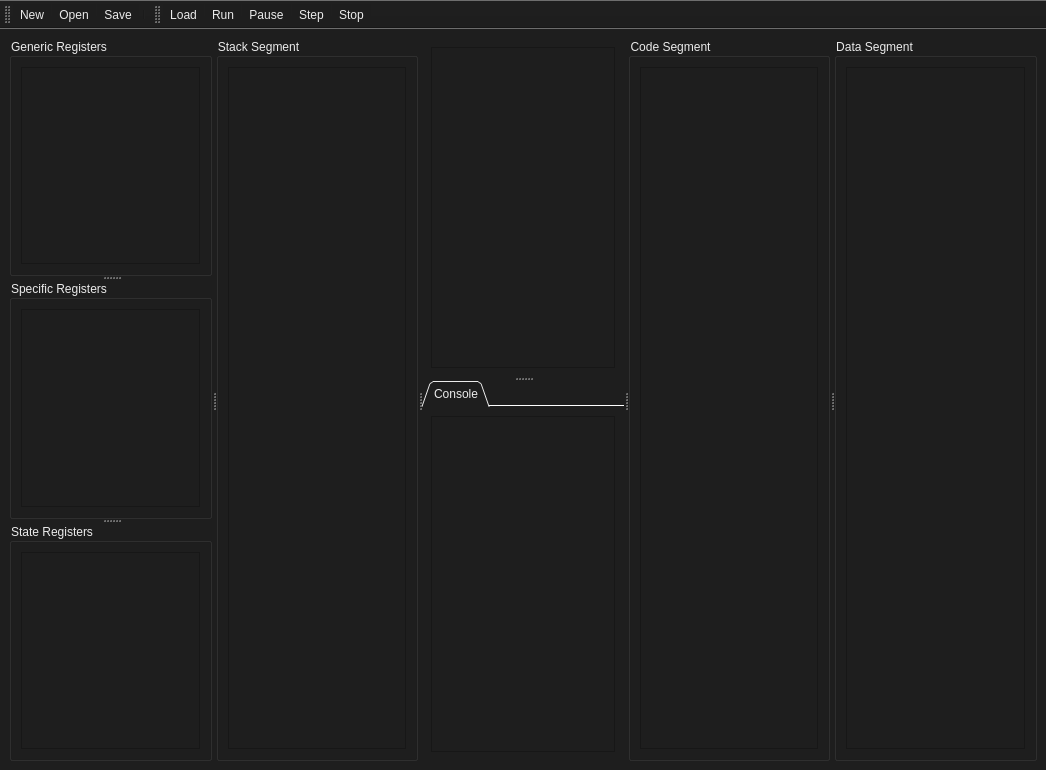
<?xml version="1.0" encoding="UTF-8"?>
<ui version="4.0">
 <class>MainWindow</class>
 <widget class="QMainWindow" name="MainWindow">
  <property name="enabled">
   <bool>true</bool>
  </property>
  <property name="geometry">
   <rect>
    <x>0</x>
    <y>0</y>
    <width>1046</width>
    <height>770</height>
   </rect>
  </property>
  <property name="sizePolicy">
   <sizepolicy hsizetype="Expanding" vsizetype="Expanding">
    <horstretch>0</horstretch>
    <verstretch>0</verstretch>
   </sizepolicy>
  </property>
  <property name="baseSize">
   <size>
    <width>1400</width>
    <height>400</height>
   </size>
  </property>
  <property name="windowTitle">
   <string>pymu86</string>
  </property>
  <property name="windowIcon">
   <iconset>
    <normaloff>logo.png</normaloff>logo.png</iconset>
  </property>
  <property name="styleSheet">
   <string notr="true">background-color: rgb(30, 30, 30);
alternate-background-color: rgb(59, 59, 59);</string>
  </property>
  <property name="documentMode">
   <bool>false</bool>
  </property>
  <widget class="QWidget" name="mainwidget">
   <property name="styleSheet">
    <string notr="true">background-color: rgb(30, 30, 30);
color: rgb(221, 221, 221)</string>
   </property>
   <layout class="QGridLayout" name="gridLayout_2">
    <item row="0" column="0">
     <widget class="QSplitter" name="mainsplitter">
      <property name="orientation">
       <enum>Qt::Horizontal</enum>
      </property>
      <widget class="QWidget" name="leftwidget" native="true">
       <property name="autoFillBackground">
        <bool>false</bool>
       </property>
       <property name="styleSheet">
        <string notr="true">background-color: rgb(30, 30, 30);
font: 75 9pt &quot;Arial&quot;;
alternate-background-color: rgb(45, 45, 45);
color: rgb(235, 235, 235);</string>
       </property>
       <layout class="QGridLayout" name="gridLayout_11">
        <item row="0" column="0">
         <widget class="QSplitter" name="leftsplitter">
          <property name="sizePolicy">
           <sizepolicy hsizetype="Preferred" vsizetype="Expanding">
            <horstretch>0</horstretch>
            <verstretch>0</verstretch>
           </sizepolicy>
          </property>
          <property name="autoFillBackground">
           <bool>false</bool>
          </property>
          <property name="styleSheet">
           <string notr="true">background-color: rgb(30, 30, 30);
font: 75 9pt &quot;Arial&quot;;
alternate-background-color: rgb(45, 45, 45);
color: rgb(235, 235, 235);</string>
          </property>
          <property name="orientation">
           <enum>Qt::Vertical</enum>
          </property>
          <property name="childrenCollapsible">
           <bool>false</bool>
          </property>
          <widget class="QGroupBox" name="grpGenRegs">
           <property name="autoFillBackground">
            <bool>false</bool>
           </property>
           <property name="styleSheet">
            <string notr="true">background-color: rgb(30, 30, 30);
font: 75 9pt &quot;Arial&quot;;
alternate-background-color: rgb(45, 45, 45);
color: rgb(235, 235, 235);</string>
           </property>
           <property name="title">
            <string>Generic Registers</string>
           </property>
           <layout class="QVBoxLayout" name="verticalLayout">
            <item>
             <widget class="QTreeView" name="treeGenericRegs">
              <property name="autoFillBackground">
               <bool>true</bool>
              </property>
              <property name="styleSheet">
               <string notr="true">background-color: rgb(30, 30, 30);
alternate-background-color: rgb(45, 45, 45);
color: rgb(235, 235, 235);
font: 75 10pt &quot;Hack NF&quot;;</string>
              </property>
              <property name="midLineWidth">
               <number>0</number>
              </property>
              <property name="sizeAdjustPolicy">
               <enum>QAbstractScrollArea::AdjustIgnored</enum>
              </property>
              <property name="alternatingRowColors">
               <bool>true</bool>
              </property>
              <attribute name="headerVisible">
               <bool>false</bool>
              </attribute>
             </widget>
            </item>
           </layout>
          </widget>
          <widget class="QGroupBox" name="grpSpecRegs">
           <property name="autoFillBackground">
            <bool>false</bool>
           </property>
           <property name="styleSheet">
            <string notr="true">background-color: rgb(30, 30, 30);
font: 75 9pt &quot;Arial&quot;;
alternate-background-color: rgb(45, 45, 45);
color: rgb(235, 235, 235);</string>
           </property>
           <property name="title">
            <string>Specific Registers</string>
           </property>
           <layout class="QVBoxLayout" name="verticalLayout_2">
            <item>
             <widget class="QTreeView" name="treeSpecificRegs">
              <property name="autoFillBackground">
               <bool>true</bool>
              </property>
              <property name="styleSheet">
               <string notr="true">background-color: rgb(30, 30, 30);
alternate-background-color: rgb(45, 45, 45);
color: rgb(235, 235, 235);
font: 75 10pt &quot;Hack NF&quot;;</string>
              </property>
              <property name="midLineWidth">
               <number>0</number>
              </property>
              <property name="sizeAdjustPolicy">
               <enum>QAbstractScrollArea::AdjustIgnored</enum>
              </property>
              <property name="alternatingRowColors">
               <bool>true</bool>
              </property>
              <attribute name="headerVisible">
               <bool>false</bool>
              </attribute>
             </widget>
            </item>
           </layout>
          </widget>
          <widget class="QGroupBox" name="grpStateRegs">
           <property name="autoFillBackground">
            <bool>false</bool>
           </property>
           <property name="styleSheet">
            <string notr="true">background-color: rgb(30, 30, 30);
font: 75 9pt &quot;Arial&quot;;
alternate-background-color: rgb(45, 45, 45);
color: rgb(235, 235, 235);</string>
           </property>
           <property name="title">
            <string>State Registers</string>
           </property>
           <layout class="QVBoxLayout" name="verticalLayout_3">
            <item>
             <widget class="QTreeView" name="treeStateRegs">
              <property name="autoFillBackground">
               <bool>true</bool>
              </property>
              <property name="styleSheet">
               <string notr="true">background-color: rgb(30, 30, 30);
alternate-background-color: rgb(45, 45, 45);
color: rgb(235, 235, 235);
font: 75 10pt &quot;Hack NF&quot;;</string>
              </property>
              <property name="midLineWidth">
               <number>0</number>
              </property>
              <property name="sizeAdjustPolicy">
               <enum>QAbstractScrollArea::AdjustIgnored</enum>
              </property>
              <property name="alternatingRowColors">
               <bool>true</bool>
              </property>
              <attribute name="headerVisible">
               <bool>false</bool>
              </attribute>
             </widget>
            </item>
           </layout>
          </widget>
         </widget>
        </item>
       </layout>
      </widget>
      <widget class="QWidget" name="leftwidget2" native="true">
       <property name="sizePolicy">
        <sizepolicy hsizetype="Expanding" vsizetype="Preferred">
         <horstretch>0</horstretch>
         <verstretch>0</verstretch>
        </sizepolicy>
       </property>
       <property name="autoFillBackground">
        <bool>false</bool>
       </property>
       <property name="styleSheet">
        <string notr="true">background-color: rgb(30, 30, 30);
font: 75 9pt &quot;Arial&quot;;
alternate-background-color: rgb(45, 45, 45);
color: rgb(235, 235, 235);</string>
       </property>
       <layout class="QGridLayout" name="gridLayout_10">
        <item row="0" column="0">
         <widget class="QGroupBox" name="grpMemory2">
          <property name="sizePolicy">
           <sizepolicy hsizetype="Expanding" vsizetype="Preferred">
            <horstretch>0</horstretch>
            <verstretch>0</verstretch>
           </sizepolicy>
          </property>
          <property name="autoFillBackground">
           <bool>false</bool>
          </property>
          <property name="styleSheet">
           <string notr="true">background-color: rgb(30, 30, 30);
font: 75 9pt &quot;Arial&quot;;
alternate-background-color: rgb(45, 45, 45);
color: rgb(235, 235, 235);</string>
          </property>
          <property name="title">
           <string>Stack Segment</string>
          </property>
          <layout class="QGridLayout" name="gridLayout_3">
           <item row="0" column="0">
            <widget class="QTreeView" name="treeMemory2">
             <property name="autoFillBackground">
              <bool>true</bool>
             </property>
             <property name="styleSheet">
              <string notr="true">background-color: rgb(30, 30, 30);
font: 9pt &quot;Hack NF&quot;;
alternate-background-color: rgb(45, 45, 45);
color: rgb(235, 235, 235);</string>
             </property>
             <property name="midLineWidth">
              <number>0</number>
             </property>
             <property name="alternatingRowColors">
              <bool>true</bool>
             </property>
             <property name="rootIsDecorated">
              <bool>false</bool>
             </property>
             <attribute name="headerVisible">
              <bool>false</bool>
             </attribute>
             <attribute name="headerHighlightSections">
              <bool>false</bool>
             </attribute>
            </widget>
           </item>
          </layout>
         </widget>
        </item>
       </layout>
      </widget>
      <widget class="QWidget" name="midwidget" native="true">
       <property name="enabled">
        <bool>true</bool>
       </property>
       <property name="sizePolicy">
        <sizepolicy hsizetype="Expanding" vsizetype="Preferred">
         <horstretch>0</horstretch>
         <verstretch>0</verstretch>
        </sizepolicy>
       </property>
       <property name="focusPolicy">
        <enum>Qt::TabFocus</enum>
       </property>
       <property name="autoFillBackground">
        <bool>false</bool>
       </property>
       <property name="styleSheet">
        <string notr="true">background-color: rgb(30, 30, 30);
font: 75 9pt &quot;Arial&quot;;
alternate-background-color: rgb(45, 45, 45);
color: rgb(235, 235, 235);</string>
       </property>
       <layout class="QGridLayout" name="gridLayout_8">
        <item row="0" column="0">
         <widget class="QSplitter" name="middlesplitter">
          <property name="autoFillBackground">
           <bool>false</bool>
          </property>
          <property name="styleSheet">
           <string notr="true">background-color: rgb(30, 30, 30);
font: 75 9pt &quot;Arial&quot;;
alternate-background-color: rgb(45, 45, 45);
color: rgb(235, 235, 235);</string>
          </property>
          <property name="orientation">
           <enum>Qt::Vertical</enum>
          </property>
          <property name="childrenCollapsible">
           <bool>false</bool>
          </property>
          <widget class="QTabWidget" name="mainTabWidget">
           <property name="enabled">
            <bool>true</bool>
           </property>
           <property name="focusPolicy">
            <enum>Qt::NoFocus</enum>
           </property>
           <property name="acceptDrops">
            <bool>false</bool>
           </property>
           <property name="toolTipDuration">
            <number>-1</number>
           </property>
           <property name="autoFillBackground">
            <bool>false</bool>
           </property>
           <property name="styleSheet">
            <string notr="true">background-color: rgb(30, 30, 30);
font: 75 9pt &quot;Arial&quot;;
alternate-background-color: rgb(45, 45, 45);
color: rgb(235, 235, 235);</string>
           </property>
           <property name="tabPosition">
            <enum>QTabWidget::North</enum>
           </property>
           <property name="tabShape">
            <enum>QTabWidget::Triangular</enum>
           </property>
           <property name="currentIndex">
            <number>0</number>
           </property>
           <property name="elideMode">
            <enum>Qt::ElideNone</enum>
           </property>
           <property name="usesScrollButtons">
            <bool>true</bool>
           </property>
           <property name="documentMode">
            <bool>true</bool>
           </property>
           <property name="tabsClosable">
            <bool>false</bool>
           </property>
           <property name="movable">
            <bool>false</bool>
           </property>
           <property name="tabBarAutoHide">
            <bool>true</bool>
           </property>
           <widget class="QWidget" name="tabPrg">
            <property name="styleSheet">
             <string notr="true">border-top-color: rgb(81, 81, 81);</string>
            </property>
            <attribute name="icon">
             <iconset theme="document-edit">
              <normaloff>.</normaloff>.</iconset>
            </attribute>
            <attribute name="title">
             <string>Program</string>
            </attribute>
            <attribute name="toolTip">
             <string>Assembly code</string>
            </attribute>
            <layout class="QGridLayout" name="gridLayout_5">
             <item row="0" column="0">
              <widget class="CodeEditor" name="asmEdit">
               <property name="sizePolicy">
                <sizepolicy hsizetype="Expanding" vsizetype="Expanding">
                 <horstretch>0</horstretch>
                 <verstretch>0</verstretch>
                </sizepolicy>
               </property>
               <property name="font">
                <font>
                 <family>Hack NF</family>
                 <pointsize>10</pointsize>
                 <weight>9</weight>
                 <italic>false</italic>
                 <bold>false</bold>
                </font>
               </property>
               <property name="autoFillBackground">
                <bool>true</bool>
               </property>
               <property name="styleSheet">
                <string notr="true">background-color: rgb(30, 30, 30);
alternate-background-color: rgb(45, 45, 45);
color: rgb(235, 235, 235);
font: 75 10pt &quot;Hack NF&quot;;</string>
               </property>
               <property name="sizeAdjustPolicy">
                <enum>QAbstractScrollArea::AdjustIgnored</enum>
               </property>
               <property name="backgroundVisible">
                <bool>true</bool>
               </property>
              </widget>
             </item>
            </layout>
           </widget>
          </widget>
          <widget class="QTabWidget" name="bottomTabWidget">
           <property name="enabled">
            <bool>true</bool>
           </property>
           <property name="autoFillBackground">
            <bool>false</bool>
           </property>
           <property name="styleSheet">
            <string notr="true">background-color: rgb(30, 30, 30);
font: 75 9pt &quot;Arial&quot;;
alternate-background-color: rgb(45, 45, 45);
color: rgb(235, 235, 235);</string>
           </property>
           <property name="tabShape">
            <enum>QTabWidget::Triangular</enum>
           </property>
           <property name="documentMode">
            <bool>true</bool>
           </property>
           <property name="tabsClosable">
            <bool>false</bool>
           </property>
           <property name="tabBarAutoHide">
            <bool>false</bool>
           </property>
           <widget class="QWidget" name="tabConsole">
            <attribute name="title">
             <string>Console</string>
            </attribute>
            <layout class="QGridLayout" name="gridLayout">
             <item row="0" column="0">
              <widget class="QPlainTextEdit" name="txtConsole">
               <property name="font">
                <font>
                 <family>Hack NF</family>
                 <pointsize>10</pointsize>
                 <weight>9</weight>
                 <italic>false</italic>
                 <bold>false</bold>
                </font>
               </property>
               <property name="autoFillBackground">
                <bool>true</bool>
               </property>
               <property name="styleSheet">
                <string notr="true">background-color: rgb(30, 30, 30);
alternate-background-color: rgb(45, 45, 45);
color: rgb(235, 235, 235);
font: 75 10pt &quot;Hack NF&quot;;</string>
               </property>
               <property name="locale">
                <locale language="Chinese" country="China"/>
               </property>
               <property name="frameShape">
                <enum>QFrame::StyledPanel</enum>
               </property>
               <property name="lineWrapMode">
                <enum>QPlainTextEdit::WidgetWidth</enum>
               </property>
               <property name="cursorWidth">
                <number>2</number>
               </property>
               <property name="textInteractionFlags">
                <set>Qt::TextSelectableByKeyboard|Qt::TextSelectableByMouse</set>
               </property>
               <property name="backgroundVisible">
                <bool>true</bool>
               </property>
              </widget>
             </item>
            </layout>
           </widget>
          </widget>
         </widget>
        </item>
       </layout>
      </widget>
      <widget class="QWidget" name="rightWidget" native="true">
       <property name="sizePolicy">
        <sizepolicy hsizetype="Expanding" vsizetype="Preferred">
         <horstretch>0</horstretch>
         <verstretch>0</verstretch>
        </sizepolicy>
       </property>
       <property name="autoFillBackground">
        <bool>false</bool>
       </property>
       <property name="styleSheet">
        <string notr="true">background-color: rgb(30, 30, 30);
font: 75 9pt &quot;Arial&quot;;
alternate-background-color: rgb(45, 45, 45);
color: rgb(235, 235, 235);</string>
       </property>
       <layout class="QGridLayout" name="gridLayout_17">
        <item row="0" column="0">
         <widget class="QGroupBox" name="grpMemory3_2">
          <property name="autoFillBackground">
           <bool>false</bool>
          </property>
          <property name="styleSheet">
           <string notr="true">background-color: rgb(30, 30, 30);
font: 75 9pt &quot;Arial&quot;;
alternate-background-color: rgb(45, 45, 45);
color: rgb(235, 235, 235);</string>
          </property>
          <property name="title">
           <string>Code Segment</string>
          </property>
          <layout class="QGridLayout" name="gridLayout_14">
           <item row="0" column="0">
            <widget class="QTreeView" name="treeMemory">
             <property name="autoFillBackground">
              <bool>true</bool>
             </property>
             <property name="styleSheet">
              <string notr="true">background-color: rgb(30, 30, 30);
font: 9pt &quot;Hack NF&quot;;
alternate-background-color: rgb(45, 45, 45);
color: rgb(235, 235, 235);</string>
             </property>
             <property name="frameShadow">
              <enum>QFrame::Sunken</enum>
             </property>
             <property name="midLineWidth">
              <number>0</number>
             </property>
             <property name="sizeAdjustPolicy">
              <enum>QAbstractScrollArea::AdjustIgnored</enum>
             </property>
             <property name="alternatingRowColors">
              <bool>true</bool>
             </property>
             <property name="rootIsDecorated">
              <bool>false</bool>
             </property>
             <attribute name="headerVisible">
              <bool>false</bool>
             </attribute>
            </widget>
           </item>
          </layout>
         </widget>
        </item>
       </layout>
      </widget>
      <widget class="QWidget" name="rightWidget2" native="true">
       <property name="sizePolicy">
        <sizepolicy hsizetype="Expanding" vsizetype="Preferred">
         <horstretch>0</horstretch>
         <verstretch>0</verstretch>
        </sizepolicy>
       </property>
       <property name="autoFillBackground">
        <bool>false</bool>
       </property>
       <property name="styleSheet">
        <string notr="true">background-color: rgb(30, 30, 30);
font: 75 9pt &quot;Arial&quot;;
alternate-background-color: rgb(45, 45, 45);
color: rgb(235, 235, 235);</string>
       </property>
       <layout class="QGridLayout" name="gridLayout_4">
        <item row="0" column="1">
         <widget class="QGroupBox" name="grpMemory3">
          <property name="autoFillBackground">
           <bool>false</bool>
          </property>
          <property name="styleSheet">
           <string notr="true">background-color: rgb(30, 30, 30);
font: 75 9pt &quot;Arial&quot;;
alternate-background-color: rgb(45, 45, 45);
color: rgb(235, 235, 235);</string>
          </property>
          <property name="title">
           <string>Data Segment</string>
          </property>
          <layout class="QGridLayout" name="gridLayout_12">
           <item row="0" column="0">
            <widget class="QTreeView" name="treeMemory3">
             <property name="autoFillBackground">
              <bool>true</bool>
             </property>
             <property name="styleSheet">
              <string notr="true">background-color: rgb(30, 30, 30);
font: 9pt &quot;Hack NF&quot;;
alternate-background-color: rgb(45, 45, 45);
color: rgb(235, 235, 235);</string>
             </property>
             <property name="frameShadow">
              <enum>QFrame::Sunken</enum>
             </property>
             <property name="midLineWidth">
              <number>0</number>
             </property>
             <property name="sizeAdjustPolicy">
              <enum>QAbstractScrollArea::AdjustIgnored</enum>
             </property>
             <property name="alternatingRowColors">
              <bool>true</bool>
             </property>
             <property name="rootIsDecorated">
              <bool>false</bool>
             </property>
             <attribute name="headerVisible">
              <bool>false</bool>
             </attribute>
            </widget>
           </item>
          </layout>
         </widget>
        </item>
       </layout>
      </widget>
     </widget>
    </item>
   </layout>
  </widget>
  <widget class="QMenuBar" name="menubar">
   <property name="geometry">
    <rect>
     <x>0</x>
     <y>0</y>
     <width>1046</width>
     <height>26</height>
    </rect>
   </property>
  </widget>
  <widget class="QToolBar" name="toolbarDefault">
   <property name="windowTitle">
    <string>Default bar</string>
   </property>
   <property name="styleSheet">
    <string notr="true">color: rgb(235, 235, 235);
font: 75 12pt &quot;Arial&quot;;</string>
   </property>
   <attribute name="toolBarArea">
    <enum>TopToolBarArea</enum>
   </attribute>
   <attribute name="toolBarBreak">
    <bool>false</bool>
   </attribute>
   <addaction name="actionNew"/>
   <addaction name="actionOpen"/>
   <addaction name="actionSave"/>
   <addaction name="separator"/>
  </widget>
  <widget class="QToolBar" name="toolbarRun">
   <property name="font">
    <font>
     <family>Arial</family>
     <pointsize>12</pointsize>
     <weight>9</weight>
     <italic>false</italic>
     <bold>false</bold>
    </font>
   </property>
   <property name="cursor">
    <cursorShape>ArrowCursor</cursorShape>
   </property>
   <property name="windowTitle">
    <string>Execute bar</string>
   </property>
   <property name="styleSheet">
    <string notr="true">color: rgb(235, 235, 235);
font: 75 12pt &quot;Arial&quot;;</string>
   </property>
   <property name="toolButtonStyle">
    <enum>Qt::ToolButtonTextBesideIcon</enum>
   </property>
   <attribute name="toolBarArea">
    <enum>TopToolBarArea</enum>
   </attribute>
   <attribute name="toolBarBreak">
    <bool>false</bool>
   </attribute>
   <addaction name="actionLoad"/>
   <addaction name="actionRun"/>
   <addaction name="actionPause"/>
   <addaction name="actionStep"/>
   <addaction name="actionMicrostep "/>
   <addaction name="actionStop"/>
  </widget>
  <action name="actionNew">
   <property name="enabled">
    <bool>true</bool>
   </property>
   <property name="icon">
    <iconset theme="document-new">
     <normaloff>.</normaloff>.</iconset>
   </property>
   <property name="text">
    <string>&amp;New</string>
   </property>
   <property name="toolTip">
    <string>Create a new program</string>
   </property>
   <property name="statusTip">
    <string>Start a new program</string>
   </property>
   <property name="shortcut">
    <string>Ctrl+N</string>
   </property>
  </action>
  <action name="actionOpen">
   <property name="icon">
    <iconset theme="document-open">
     <normaloff>.</normaloff>.</iconset>
   </property>
   <property name="text">
    <string>&amp;Open</string>
   </property>
   <property name="toolTip">
    <string>Open a saved program</string>
   </property>
   <property name="statusTip">
    <string>Choose a new program to view</string>
   </property>
   <property name="shortcut">
    <string>Ctrl+O</string>
   </property>
  </action>
  <action name="actionSave">
   <property name="enabled">
    <bool>true</bool>
   </property>
   <property name="icon">
    <iconset theme="document-save">
     <normaloff>.</normaloff>.</iconset>
   </property>
   <property name="text">
    <string>&amp;Save</string>
   </property>
   <property name="toolTip">
    <string>Save current program</string>
   </property>
   <property name="statusTip">
    <string>Save current program on disk</string>
   </property>
   <property name="shortcut">
    <string>Ctrl+S</string>
   </property>
  </action>
  <action name="actionQuit">
   <property name="icon">
    <iconset theme="application-exit">
     <normaloff>.</normaloff>.</iconset>
   </property>
   <property name="text">
    <string>&amp;Quit</string>
   </property>
   <property name="statusTip">
    <string>Exit from Austro Simulator</string>
   </property>
   <property name="shortcut">
    <string>Ctrl+Q</string>
   </property>
  </action>
  <action name="actionLoad">
   <property name="icon">
    <iconset theme="media-flash">
     <normaloff>.</normaloff>.</iconset>
   </property>
   <property name="text">
    <string>&amp;Load</string>
   </property>
   <property name="toolTip">
    <string>Load program on memory</string>
   </property>
   <property name="statusTip">
    <string>Load current program on simulator's memory</string>
   </property>
   <property name="shortcut">
    <string>Ctrl+L</string>
   </property>
  </action>
  <action name="actionRun">
   <property name="enabled">
    <bool>false</bool>
   </property>
   <property name="icon">
    <iconset theme="system-run">
     <normaloff>.</normaloff>.</iconset>
   </property>
   <property name="text">
    <string>&amp;Run</string>
   </property>
   <property name="toolTip">
    <string>Run all instructions until the end</string>
   </property>
   <property name="statusTip">
    <string>Run whole program</string>
   </property>
   <property name="shortcut">
    <string>F5</string>
   </property>
  </action>
  <action name="actionStep">
   <property name="enabled">
    <bool>false</bool>
   </property>
   <property name="icon">
    <iconset theme="debug-step-over">
     <normaloff>.</normaloff>.</iconset>
   </property>
   <property name="text">
    <string>&amp;Step</string>
   </property>
   <property name="toolTip">
    <string>Step over current instruction</string>
   </property>
   <property name="statusTip">
    <string>Instruction by instruction execution</string>
   </property>
   <property name="shortcut">
    <string>F8</string>
   </property>
  </action>
  <action name="actionMicrostep ">
   <property name="enabled">
    <bool>false</bool>
   </property>
   <property name="icon">
    <iconset theme="debug-step-into">
     <normaloff>.</normaloff>.</iconset>
   </property>
   <property name="text">
    <string>&amp;Micro-step</string>
   </property>
   <property name="toolTip">
    <string>See steps until the end of instruction</string>
   </property>
   <property name="statusTip">
    <string>Show small steps to execute each instruction</string>
   </property>
   <property name="shortcut">
    <string>F9</string>
   </property>
   <property name="visible">
    <bool>false</bool>
   </property>
  </action>
  <action name="actionStop">
   <property name="enabled">
    <bool>false</bool>
   </property>
   <property name="icon">
    <iconset theme="process-stop">
     <normaloff>.</normaloff>.</iconset>
   </property>
   <property name="text">
    <string>&amp;Stop</string>
   </property>
   <property name="toolTip">
    <string>Stop the computer execution</string>
   </property>
   <property name="statusTip">
    <string>Stop program execution</string>
   </property>
   <property name="shortcut">
    <string>F10</string>
   </property>
  </action>
  <action name="actionAbout">
   <property name="icon">
    <iconset theme="help-about">
     <normaloff>.</normaloff>.</iconset>
   </property>
   <property name="text">
    <string>&amp;About</string>
   </property>
   <property name="statusTip">
    <string>About Austro Simulator</string>
   </property>
  </action>
  <action name="actionAboutQt">
   <property name="text">
    <string>About &amp;Qt</string>
   </property>
   <property name="statusTip">
    <string>About Qt</string>
   </property>
  </action>
  <action name="actionPause">
   <property name="enabled">
    <bool>false</bool>
   </property>
   <property name="icon">
    <iconset theme="process-suspend">
     <normaloff>.</normaloff>.</iconset>
   </property>
   <property name="text">
    <string>&amp;Pause</string>
   </property>
   <property name="iconText">
    <string>Pause</string>
   </property>
   <property name="toolTip">
    <string>Pause</string>
   </property>
   <property name="statusTip">
    <string/>
   </property>
   <property name="shortcut">
    <string>F11</string>
   </property>
   <property name="shortcutVisibleInContextMenu">
    <bool>false</bool>
   </property>
  </action>
 </widget>
 <customwidgets>
  <customwidget>
   <class>CodeEditor</class>
   <extends>QPlainTextEdit</extends>
   <header>ui/codeeditor.h</header>
  </customwidget>
 </customwidgets>
 <tabstops>
  <tabstop>treeGenericRegs</tabstop>
  <tabstop>treeSpecificRegs</tabstop>
  <tabstop>treeStateRegs</tabstop>
  <tabstop>mainTabWidget</tabstop>
  <tabstop>bottomTabWidget</tabstop>
 </tabstops>
 <resources/>
 <connections>
  <connection>
   <sender>actionQuit</sender>
   <signal>triggered()</signal>
   <receiver>MainWindow</receiver>
   <slot>close()</slot>
   <hints>
    <hint type="sourcelabel">
     <x>-1</x>
     <y>-1</y>
    </hint>
    <hint type="destinationlabel">
     <x>399</x>
     <y>299</y>
    </hint>
   </hints>
  </connection>
 </connections>
</ui>
